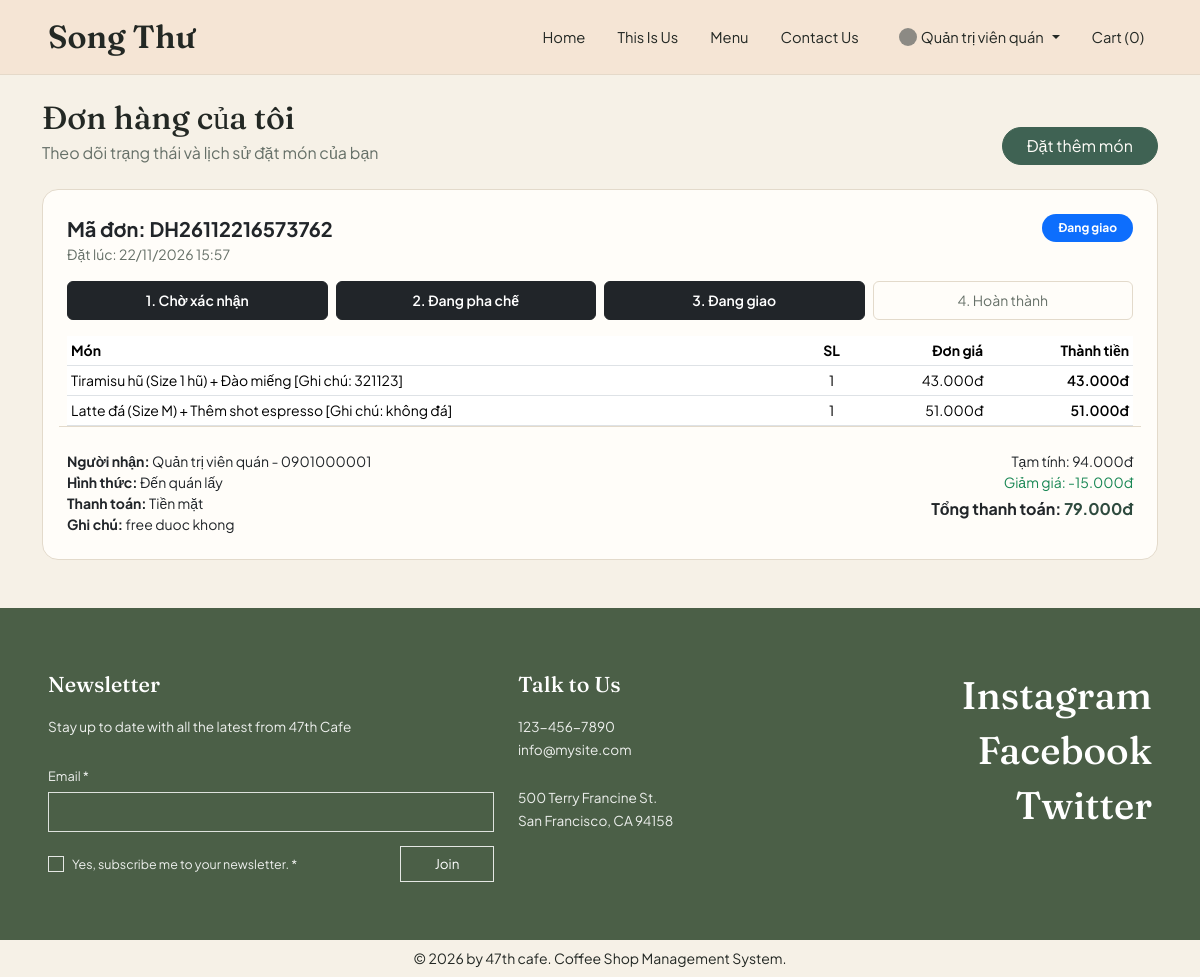
Screenshot of /?c=order&a=index (signed in) with the database file from the repository.
### tables this page shows
CREATE TABLE `don_hang` (
  `id` int(10) UNSIGNED NOT NULL,
  `ma_don_hang` varchar(30) NOT NULL,
  `nguoi_dung_id` int(10) UNSIGNED DEFAULT NULL,
  `ma_giam_gia_id` int(10) UNSIGNED DEFAULT NULL,
  `ten_nguoi_nhan` varchar(100) NOT NULL,
  `sdt_nguoi_nhan` varchar(20) NOT NULL,
  `hinh_thuc_nhan` enum('giao_tan_noi','den_quan_lay') NOT NULL DEFAULT 'giao_tan_noi',
  `dia_chi_giao` text DEFAULT NULL,
  `phuong_thuc_thanh_toan` enum('tien_mat','chuyen_khoan') NOT NULL DEFAULT 'tien_mat',
  `trang_thai_thanh_toan` enum('cho_thanh_toan','da_thanh_toan','hoan_tien') NOT NULL DEFAULT 'cho_thanh_toan',
  `tam_tinh` decimal(12,2) NOT NULL DEFAULT 0.00,
  `tien_giam` decimal(12,2) NOT NULL DEFAULT 0.00,
  `tong_thanh_toan` decimal(12,2) NOT NULL DEFAULT 0.00,
  `trang_thai_don` enum('cho_xac_nhan','dang_pha_che','dang_giao','hoan_thanh','da_huy') NOT NULL DEFAULT 'cho_xac_nhan',
  `da_tru_kho` tinyint(1) NOT NULL DEFAULT 0,
  `ghi_chu` text DEFAULT NULL,
  `ngay_tao` timestamp NOT NULL DEFAULT current_timestamp(),
  `ngay_cap_nhat` timestamp NULL DEFAULT NULL ON UPDATE current_timestamp()
);

CREATE TABLE `chi_tiet_don_hang` (
  `id` int(10) UNSIGNED NOT NULL,
  `don_hang_id` int(10) UNSIGNED NOT NULL,
  `san_pham_id` int(10) UNSIGNED NOT NULL,
  `bien_the_id` int(10) UNSIGNED DEFAULT NULL,
  `ten_san_pham` varchar(150) NOT NULL,
  `ten_size` varchar(30) DEFAULT NULL,
  `ghi_chu` varchar(255) DEFAULT NULL,
  `don_gia` decimal(10,2) NOT NULL DEFAULT 0.00,
  `so_luong` int(10) UNSIGNED NOT NULL DEFAULT 1,
  `thanh_tien` decimal(12,2) NOT NULL DEFAULT 0.00
);

### controllers/OrderController.php (called while the page is built, shortened)
<?php
require_once __DIR__ . '/../models/OrderModel.php';
function orderIndex(): void
{
    $userId = (int) $_SESSION['user']['id'];
    $data = getOrdersWithItems($userId);
    render('order/index', [
        'pageTitle' => 'Đơn hàng của tôi - 47th cafe',
        'orders' => $data['orders'],
        'itemsByOrder' => $data['itemsByOrder'],
    ]);
}

### index.php (called while the page is built, shortened)
<?php
require_once __DIR__ . '/core/view.php';
$controller = $_GET['c'] ?? 'home';
$action = $_GET['a'] ?? 'index';
$controllerSlug = preg_replace('/[^a-zA-Z0-9_]/', '', strtolower($controller));
$actionSlug = preg_replace('/[^a-zA-Z0-9_]/', '', $action);
$handlerFunc = $controllerSlug . ucfirst($actionSlug);
$handlerFunc();

### models/OrderModel.php (called while the page is built, shortened)
<?php
function getOrdersWithItems(?int $userId = null, string $statusFilter = 'all'): array
{
    $pdo = db_connect();
    $sql = "SELECT id, ma_don_hang, nguoi_dung_id, ten_nguoi_nhan, sdt_nguoi_nhan,
                   hinh_thuc_nhan, dia_chi_giao, phuong_thuc_thanh_toan,
                   tam_tinh, tien_giam, tong_thanh_toan, trang_thai_don,
                   ghi_chu, ngay_tao
            FROM don_hang";
    $where = [];
    $params = [];
    if ($userId !== null && $userId > 0) {
        $where[] = "nguoi_dung_id = :user_id";
        $params[':user_id'] = $userId;
    }
    if (!empty($where)) {
        $sql .= " WHERE " . implode(' AND ', $where);
    }
    $sql .= " ORDER BY ngay_tao DESC, id DESC";
    $stmt = $pdo->prepare($sql);
    $stmt->execute($params);
    $orders = $stmt->fetchAll();
    $itemsByOrder = [];
    if (!empty($orders)) {
        $orderIds = array_map(static fn($row) => (int) $row['id'], $orders);
        $placeholders = implode(',', array_fill(0, count($orderIds), '?'));
        $stmtItems = $pdo->prepare(
            "SELECT don_hang_id, ten_san_pham, ten_size, don_gia, so_luong, thanh_tien
             FROM chi_tiet_don_hang
             WHERE don_hang_id IN ($placeholders)
             ORDER BY id ASC"
        );
        $stmtItems->execute($orderIds);
        foreach ($stmtItems->fetchAll() as $item) {
            $itemsByOrder[(int) $item['don_hang_id']][] = $item;
        }
    }
    return [
        'orders' => $orders,
        'itemsByOrder' => $itemsByOrder,
    ];
}

### views/order/index.php (the view, shortened to what this page needs)
<?php
$statusMeta = [
    'cho_xac_nhan' => ['label' => 'Chờ xác nhận', 'badge' => 'bg-warning text-dark', 'step' => 1],
    'dang_pha_che' => ['label' => 'Đang pha chế', 'badge' => 'bg-info text-dark', 'step' => 2],
    'dang_giao'    => ['label' => 'Đang giao',    'badge' => 'bg-primary', 'step' => 3],
    'hoan_thanh'   => ['label' => 'Hoàn thành',   'badge' => 'bg-success', 'step' => 4],
    'da_huy'       => ['label' => 'Đã hủy',       'badge' => 'bg-danger', 'step' => 0],
];
$steps = [
    1 => 'Chờ xác nhận',
    2 => 'Đang pha chế',
    3 => 'Đang giao',
    4 => 'Hoàn thành',
];
?>
<div class="d-flex flex-wrap justify-content-between align-items-end gap-2 mb-4">
    <div>
        <h1 class="h2 mb-1">Đơn hàng của tôi</h1>
        <p class="mb-0 text-coffee-muted">Theo dõi trạng thái và lịch sử đặt món của bạn</p>
    </div>
    <a href="<?= BASE_URL ?>/?c=home&a=menu" class="btn btn-moss rounded-pill px-4">
        Đặt thêm món
    </a>
</div>
<?php if (empty($orders)): ?>
    <div class="card card-coffee p-5 text-center">
        <p class="text-coffee-muted mb-3">Bạn chưa có đơn hàng nào được gắn với tài khoản này.</p>
        <div>
            <a href="<?= BASE_URL ?>/?c=home&a=menu" class="btn btn-moss rounded-pill px-4">
                Xem thực đơn ngay
            </a>
        </div>
    </div>
<?php else: ?>
    <div class="vstack gap-4">
        <?php foreach ($orders as $order): ?>
            <?php
            $orderId = (int) $order['id'];
            $statusKey = (string) ($order['trang_thai_don'] ?? 'cho_xac_nhan');
            $meta = $statusMeta[$statusKey] ?? ['label' => $statusKey, 'badge' => 'bg-secondary', 'step' => 1];
            $currentStep = (int) $meta['step'];
            $orderItems = $itemsByOrder[$orderId] ?? [];
            ?>
            <div class="card card-coffee p-4">
                <div class="d-flex flex-wrap justify-content-between align-items-start gap-2 mb-3">
                    <div>
                        <div class="fw-bold fs-5">
                            Mã đơn: <?= htmlspecialchars((string) $order['ma_don_hang']) ?>
                        </div>
                        <div class="small text-coffee-muted">
                            Đặt lúc: <?= date('d/m/Y H:i', strtotime((string) $order['ngay_tao'])) ?>
                        </div>
                    </div>
                    <span class="badge rounded-pill px-3 py-2 <?= $meta['badge'] ?>">
                        <?= htmlspecialchars($meta['label']) ?>
                    </span>
                </div>
                <?php if ($statusKey !== 'da_huy'): ?>
                    <div class="row g-2 mb-3">
                        <?php foreach ($steps as $stepNum => $stepLabel): ?>
                            <?php $active = $stepNum <= $currentStep; ?>
                            <div class="col-6 col-md-3">
                                <div class="p-2 rounded text-center small border <?= $active ? 'bg-dark text-white border-dark fw-semibold' : 'text-coffee-muted border-coffee-soft' ?>">
                                    <?= $stepNum ?>. <?= htmlspecialchars($stepLabel) ?>
                                </div>
                            </div>
                        <?php endforeach; ?>
                    </div>
                <?php endif; ?>
                <div class="table-responsive mb-3">
                    <table class="table table-sm align-middle mb-0">
                        <thead>
                            <tr class="small text-coffee-muted">
                                <th>Món</th>
                                <th class="text-center">SL</th>
                                <th class="text-end">Đơn giá</th>
                                <th class="text-end">Thành tiền</th>
                            </tr>
                        </thead>
                        <tbody>
                            <?php foreach ($orderItems as $item): ?>
                                <tr>
                                    <td class="small"><?= htmlspecialchars((string) $item['ten_san_pham']) ?></td>
                                    <td class="small text-center"><?= (int) $item['so_luong'] ?></td>
                                    <td class="small text-end"><?= format_vnd((float) $item['don_gia']) ?></td>
                                    <td class="small text-end fw-semibold"><?= format_vnd((float) $item['thanh_tien']) ?></td>
                                </tr>
                            <?php endforeach; ?>
                        </tbody>
                    </table>
                </div>
                <div class="row g-3 pt-2 border-top border-coffee-soft small">
                    <div class="col-md-7">
                        <div>
                            <strong>Người nhận:</strong>
                            <?= htmlspecialchars((string) $order['ten_nguoi_nhan']) ?> - <?= htmlspecialchars((string) $order['sdt_nguoi_nhan']) ?>
                        </div>
                        <div>
                            <strong>Hình thức:</strong>
                            <?= $order['hinh_thuc_nhan'] === 'den_quan_lay' ? 'Đến quán lấy' : 'Giao tận nơi' ?>
                        </div>
                        <div>
                            <strong>Thanh toán:</strong>
                            <?= $order['phuong_thuc_thanh_toan'] === 'chuyen_khoan' ? 'Chuyển khoản' : 'Tiền mặt' ?>
                        </div>
                        <?php if (!empty($order['ghi_chu'])): ?>
                            <div>
                                <strong>Ghi chú:</strong> <?= htmlspecialchars((string) $order['ghi_chu']) ?>
                            </div>
                        <?php endif; ?>
                    </div>
                    <div class="col-md-5 text-md-end">
                        <div>Tạm tính: <?= format_vnd((float) $order['tam_tinh']) ?></div>
                        <?php if ((float) $order['tien_giam'] > 0): ?>
                            <div class="text-success">Giảm giá: -<?= format_vnd((float) $order['tien_giam']) ?></div>
                        <?php endif; ?>
                        <div class="fs-6 fw-bold mt-1">
                            Tổng thanh toán: <span class="price-moss"><?= format_vnd((float) $order['tong_thanh_toan']) ?></span>
                        </div>
                    </div>
                </div>
            </div>
        <?php endforeach; ?>
    </div>
<?php endif; ?>

### assets/css/style.css (style rules this page uses)
:root { --bg-cream: #f6f1e7; --bg-card: #fffdf9; --bg-peach-nav: #f5e5d5; --bg-visit-cream: #fbf6ee; --moss-dark: #2e4a3e; --moss-mid: #3f6253; --moss-soft: #e5ece7; --footer-moss: #4b5f47; --ink-main: #232824; --ink-muted: #667068; --border-soft: #e3dacb; }
html { scroll-behavior: smooth; }
body { background-color: var(--bg-cream); color: var(--ink-main); font-family: "Plus Jakarta Sans", sans-serif; }
h1, h2, h3, .font-serif-brand { font-family: "Fraunces", serif; }
.text-coffee-muted { color: var(--ink-muted); }
.border-coffee-soft { border-color: var(--border-soft) !important; }
.btn-moss { background-color: var(--moss-mid); border-color: var(--moss-mid); color: #fffdf9; }
.card-coffee { background-color: var(--bg-card); border: 1px solid var(--border-soft); border-radius: 16px; transition: transform 0.2s ease, box-shadow 0.2s ease; }
.price-moss { color: var(--moss-dark); font-weight: 700; }

### rows the page displays
don_hang: ma_don_hang "DH26112216573762", ngay_tao "22/11/2026 15:57", trang_thai_don "Đang giao", stepNum "1", stepLabel "Chờ xác nhận", stepNum "2", stepLabel "Đang pha chế", stepNum "3", stepLabel "Đang giao", stepNum "4", stepLabel "Hoàn thành", ten_nguoi_nhan "Quản trị viên quán", sdt_nguoi_nhan "0901000001", hinh_thuc_nhan "Đến quán lấy", phuong_thuc_thanh_toan "Tiền mặt", ghi_chu "free duoc khong", tam_tinh "94.000đ", tien_giam "15.000đ", tong_thanh_toan "79.000đ"
chi_tiet_don_hang: ten_san_pham "Tiramisu hũ (Size 1 hũ) + Đào miếng [Ghi chú: 321123]", so_luong "1", don_gia "43.000đ", thanh_tien "43.000đ"
chi_tiet_don_hang: ten_san_pham "Latte đá (Size M) + Thêm shot espresso [Ghi chú: không đá]", so_luong "1", don_gia "51.000đ", thanh_tien "51.000đ"

### other values shown
$_SESSION['user']['ho_ten'] "Quản trị viên quán"
$cartCount "0"
